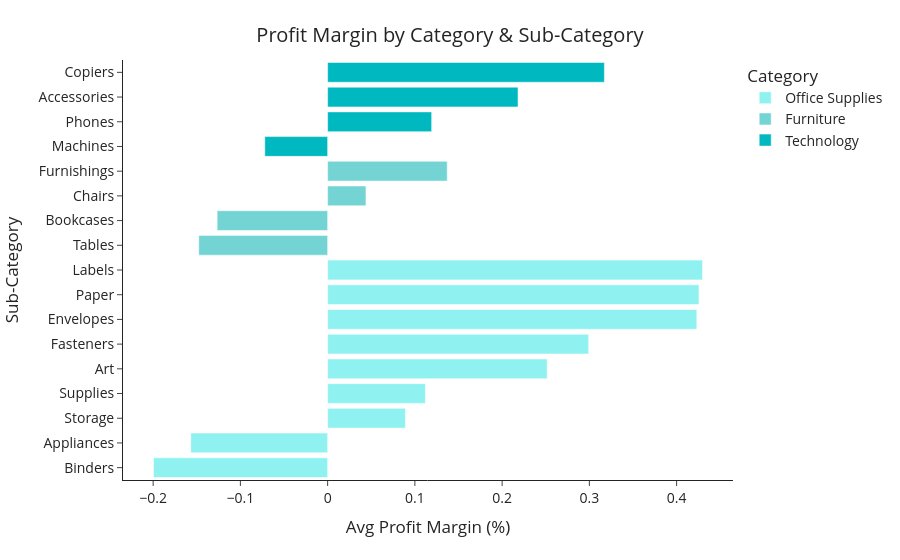

Notebook source saved alongside this figure:
### Code cell
## PLOT
# Aggregate: mean profit margin per sub-category
margin_by_subcat = (
    df.groupby(['Category', 'Sub-Category'])['Profit Margin']
    .mean()
    .reset_index()
    .sort_values('Profit Margin')
)

fig = px.bar(
    margin_by_subcat,
    x='Profit Margin',
    y='Sub-Category',
    color='Category',
    orientation='h',
    template='simple_white',
    color_discrete_sequence=list(reversed(colors))
)

fig.update_layout(
    xaxis_title="Avg Profit Margin (%)",
    yaxis_title="Sub-Category",
    legend_title="Category",
    showlegend=True,
    font=dict(size=14),
    title={'text': "Profit Margin by Category & Sub-Category", 'y': 0.95, 'x': 0.5}
)

fig.show()
os.makedirs('../output/images', exist_ok=True)
fig.write_image('../output/images/02_profit_margin_by_category.png', scale=2)

### Figure 1 — Plotly figure (JSON) as saved in the notebook; plotly's stock layout.template omitted (floating-point values rounded to 4 significant figures)
{"data": [{"hovertemplate": "Category=Office Supplies<br>Profit Margin=%{x}<br>Sub-Category=%{y}<extra></extra>", "legendgroup": "Office Supplies", "marker": {"color": "#90F2F0", "pattern": {"shape": ""}}, "name": "Office Supplies", "orientation": "h", "showlegend": true, "textposition": "auto", "type": "bar", "x": [-0.1996, -0.1569, 0.08911, 0.112, 0.2516, 0.2992, 0.4231, 0.4256, 0.4297], "xaxis": "x", "y": ["Binders", "Appliances", "Storage", "Supplies", "Art", "Fasteners", "Envelopes", "Paper", "Labels"], "yaxis": "y"}, {"hovertemplate": "Category=Furniture<br>Profit Margin=%{x}<br>Sub-Category=%{y}<extra></extra>", "legendgroup": "Furniture", "marker": {"color": "#73D4D3", "pattern": {"shape": ""}}, "name": "Furniture", "orientation": "h", "showlegend": true, "textposition": "auto", "type": "bar", "x": [-0.1477, -0.1266, 0.0439, 0.1371], "xaxis": "x", "y": ["Tables", "Bookcases", "Chairs", "Furnishings"], "yaxis": "y"}, {"hovertemplate": "Category=Technology<br>Profit Margin=%{x}<br>Sub-Category=%{y}<extra></extra>", "legendgroup": "Technology", "marker": {"color": "#00B8C0", "pattern": {"shape": ""}}, "name": "Technology", "orientation": "h", "showlegend": true, "textposition": "auto", "type": "bar", "x": [-0.07203, 0.1192, 0.2182, 0.3172], "xaxis": "x", "y": ["Machines", "Phones", "Accessories", "Copiers"], "yaxis": "y"}], "layout": {"barmode": "relative", "font": {"size": 14}, "legend": {"title": {"text": "Category"}, "tracegroupgap": 0}, "margin": {"t": 60}, "showlegend": true, "title": {"text": "Profit Margin by Category & Sub-Category", "x": 0.5, "y": 0.95}, "xaxis": {"anchor": "y", "domain": [0, 1], "title": {"text": "Avg Profit Margin (%)"}}, "yaxis": {"anchor": "x", "domain": [0, 1], "title": {"text": "Sub-Category"}}}}
